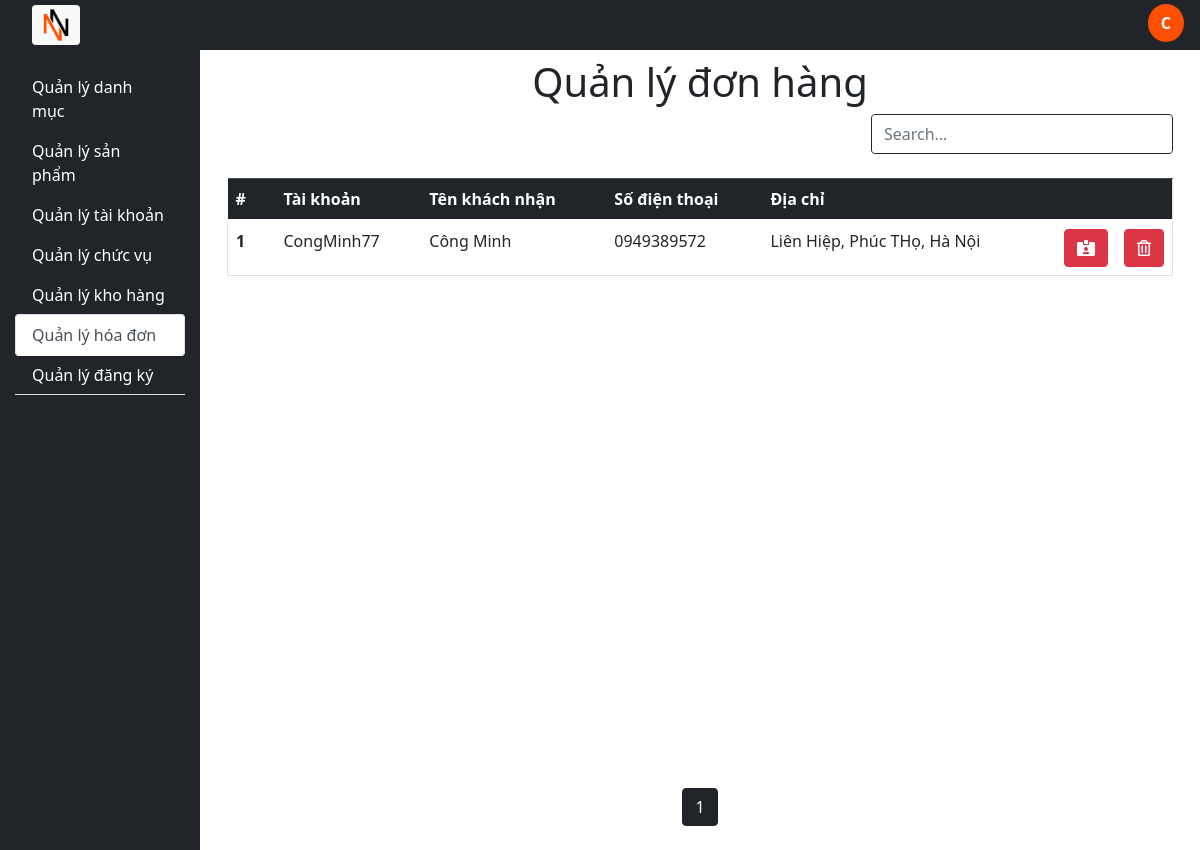
The page /order (signed in) on the database its author committed.
### tables this page shows
CREATE TABLE `order_account` (
  `id_order_account` int(11) NOT NULL,
  `id_account` int(11) NOT NULL,
  `order_date` datetime NOT NULL,
  `recipient_name` varchar(50) NOT NULL,
  `phone` varchar(12) NOT NULL,
  `receiver_address` varchar(100) NOT NULL,
  `note` text NOT NULL
);

CREATE TABLE `account` (
  `id_account` int(11) NOT NULL,
  `hoTen` varchar(25) NOT NULL,
  `dob` date NOT NULL,
  `gender` bit(1) DEFAULT NULL,
  `userName` varchar(100) NOT NULL,
  `passWord` varchar(100) NOT NULL,
  `email` varchar(100) NOT NULL,
  `soDienThoai` varchar(12) NOT NULL,
  `diaChi` varchar(255) NOT NULL,
  `created_time` datetime NOT NULL,
  `update_time` datetime NOT NULL
);

### controllers/BaseController.php (called while the page is built, shortened)
<?php
class BaseController{
	protected function loadView($viewpath, array $data = []){
		return require (self::VIEW_FOLDER_NAME .'/'. str_replace('.', '/', $viewpath) . '.php');
	}
	protected function removeSpecialCharacter($str) {
		$str = str_replace('\\', '\\\\', $str);
		$str = str_replace('\'', '\\\'', $str);
		return $str;
	}
	protected function getGet($key){
		$value = '';
		return $this->removeSpecialCharacter($value);
	}
}

### index.php (called while the page is built, shortened)
<?php
require_once ("./core/Database.php");
require_once ("./models/BaseModel.php");
require_once ("./controllers/BaseController.php");
$actionName = $_REQUEST['action'] ?? 'index';
$controllerObject = new $controllerName;
$controllerObject -> $actionName();

### core/Database.php (called while the page is built, shortened)
<?php
class Database
{
	public function connect(){
		$connect = mysqli_connect(self::HOST, self::USER, self::PASSWORD, self::DATABASE);
		mysqli_set_charset($connect, "utf8");
		if(mysqli_connect_errno() === 0){
			return $connect;
		}
		return false;
	}
}

### models/BaseModel.php (called while the page is built, shortened)
<?php
class BaseModel extends Database
{
	protected $connect;
	public function __construct(){
		$this->connect = $this->connect();
	}
	public function select($table, $select = ['*'], $orderBys = []){
		$columns = implode(',', $select);
		$orderByString = implode(' ', $orderBys);
		if($orderByString){
			$sql = "SELECT ${columns} FROM ${table} ORDER BY ${orderByString}";
		}else{
			$sql = "SELECT ${columns} FROM ${table}";
		}
		$query = $this->_query($sql);
		$data = [];
		if($query != null){
			while($row = mysqli_fetch_array($query, 1))
			{
				$data[] = $row;
			}
		}
		return $data;
	}
	public function innerjoinPaging($table, $table1, $select = [''], $select1 = [''], $id, $limit, $page){
		$firstIndex = ($page-1)*$limit;
		$unite = [];
		$unite1 = [];
		for($i=0; $i<count($select); $i++){
			$unite[] = $table.'.'.$select[$i];
		}
		for($i=0; $i<count($select1); $i++){
			$unite1[] = $table1.'.'.$select1[$i];
		}
		$final = implode(",", $unite);
		$final1 = implode(",", $unite1);
		$sql = "SELECT ${final}, ${final1} FROM ${table} INNER JOIN ${table1} ON ${table}.$id = ${table1}.$id LIMIT ${firstIndex} , ${limit}";
		$query = $this->_query($sql);
		$data = [];
		if($query != null){
			while($row = mysqli_fetch_array($query, 1))
			{
				$data[] = $row;
			}
		}
		return $data;
	}
	public function _query($sql){
		return mysqli_query($this->connect, $sql);
	}
}

### models/OrderModel.php (called while the page is built, shortened)
<?php
class OrderModel extends BaseModel{
	public function selectAllOrderAccount($select = ['*'], $orderBys = []){
		return $this->select(self::TABLE_ORDER_ACCOUNT, $select, $orderBys);
	}
	public function pagingOrder($select = [''], $select1 = [''], $id, $limit, $page){
		return $this->innerjoinPaging(self::TABLE_ORDER_ACCOUNT, self::TABLE_ACCOUNT, $select, $select1, $id, $limit, $page);
	}
}

### views/front/orders/index.php (the view)
<main class="col-10 position-relative">
	<center class="mt-2"><h1>Quản lý đơn hàng</h1></center>
	<section>
		<div class="d-flex mt-2">
			<div class="container-fluid">
			</div>
			<div class="container-fluid w-50">
				<div class="d-flex border border-dark rounded">
					<input class="form-control border-0 sm-2 rounded-start" type="search" placeholder="Search..." aria-label="Search" name="s" value="" id="myInput">
				</div>
			</div>
		</div>
		<div class="container-fluid" id="myDIV">
			<table class="table table-hover mt-4">
				<thead class="table-dark">
					<tr class="border-right">
				      <th scope="col" style="width: 3rem">#</th>
				      <th scope="col" >Tài khoản</th>
				      <th scope="col" >Tên khách nhận</th>
				      <th scope="col" >Số điện thoại</th>
				      <th scope="col" >Địa chỉ</th>
				      <th scope="col" style="width: 3rem"></th>
				      <th scope="col" style="width: 3rem"></th>
				    </tr>
				</thead>
				<tbody id="myTable">
					<?php
						foreach ($paging as $item){
							echo '<tr class="border-left border-right border-bottom">
									<th scope="col">'.++$firstIndex.'</th>
									<td scope="col">'.$item['userName'].'</td>
									<td scope="col">'.$item['recipient_name'].'</td>
									<td scope="col">'.$item['phone'].'</td>
									<td scope="col">'.$item['receiver_address'].'</td>
									<th scope="col">
										<a href="order&action=detail&id='.$item['id_order_account'].'">
											<button class="btn btn-danger")">
												<i class="fas fa-id-card-alt"></i>
											</button>
										</a>
									</th>
									<th scope="col">
										<button class="btn btn-danger" onclick="deleteOrder('.$item['id_order_account'].')">
											<i class="far fa-trash-alt"></i>
										</button>
									</th>
								</tr>';
						}
					?>
				</tbody>
			</table>
		</div>
	</section>

### assets/css/styleAdmin.css (style rules this page uses)
a { text-decoration: none !important; }

### rows shown on the page
order_account: id_account.userName "CongMinh77", recipient_name "Công Minh", phone "0949389572", receiver_address "Liên Hiệp, Phúc THọ, Hà Nội"

### other values the page prints
$sessionUser[0] "C"
$title[$i] "danh mục"
$title[$i] "sản phẩm"
$title[$i] "tài khoản"
$title[$i] "chức vụ"
$title[$i] "kho hàng"
$title[$i] "hóa đơn"
$title[$i] "đăng ký"
